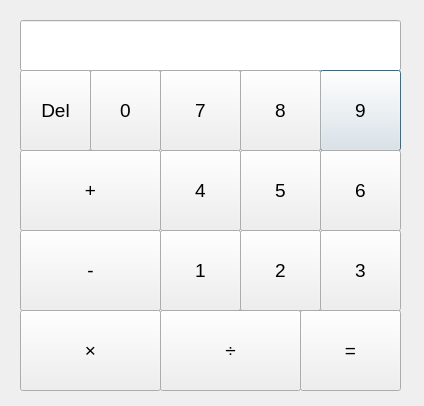
<?xml version="1.0" encoding="UTF-8"?>
<ui version="4.0">
 <class>Dialog</class>
 <widget class="QDialog" name="Dialog">
  <property name="enabled">
   <bool>true</bool>
  </property>
  <property name="geometry">
   <rect>
    <x>0</x>
    <y>0</y>
    <width>424</width>
    <height>406</height>
   </rect>
  </property>
  <property name="maximumSize">
   <size>
    <width>613</width>
    <height>16777215</height>
   </size>
  </property>
  <property name="windowTitle">
   <string>Dialog</string>
  </property>
  <widget class="QLineEdit" name="lineEdit">
   <property name="geometry">
    <rect>
     <x>20</x>
     <y>20</y>
     <width>381</width>
     <height>51</height>
    </rect>
   </property>
  </widget>
  <widget class="QPushButton" name="pushButton">
   <property name="geometry">
    <rect>
     <x>320</x>
     <y>70</y>
     <width>81</width>
     <height>81</height>
    </rect>
   </property>
   <property name="font">
    <font>
     <family>Arial</family>
     <pointsize>14</pointsize>
    </font>
   </property>
   <property name="text">
    <string>9</string>
   </property>
  </widget>
  <widget class="QPushButton" name="pushButton_2">
   <property name="geometry">
    <rect>
     <x>160</x>
     <y>150</y>
     <width>81</width>
     <height>81</height>
    </rect>
   </property>
   <property name="font">
    <font>
     <family>Arial</family>
     <pointsize>14</pointsize>
    </font>
   </property>
   <property name="text">
    <string>4</string>
   </property>
  </widget>
  <widget class="QPushButton" name="pushButton_3">
   <property name="geometry">
    <rect>
     <x>160</x>
     <y>230</y>
     <width>81</width>
     <height>81</height>
    </rect>
   </property>
   <property name="font">
    <font>
     <family>Arial</family>
     <pointsize>14</pointsize>
    </font>
   </property>
   <property name="text">
    <string>1</string>
   </property>
  </widget>
  <widget class="QPushButton" name="pushButton_4">
   <property name="geometry">
    <rect>
     <x>240</x>
     <y>70</y>
     <width>81</width>
     <height>81</height>
    </rect>
   </property>
   <property name="font">
    <font>
     <family>Arial</family>
     <pointsize>14</pointsize>
    </font>
   </property>
   <property name="text">
    <string>8</string>
   </property>
  </widget>
  <widget class="QPushButton" name="pushButton_5">
   <property name="geometry">
    <rect>
     <x>240</x>
     <y>150</y>
     <width>81</width>
     <height>81</height>
    </rect>
   </property>
   <property name="font">
    <font>
     <family>Arial</family>
     <pointsize>14</pointsize>
    </font>
   </property>
   <property name="text">
    <string>5</string>
   </property>
  </widget>
  <widget class="QPushButton" name="pushButton_6">
   <property name="geometry">
    <rect>
     <x>240</x>
     <y>230</y>
     <width>81</width>
     <height>81</height>
    </rect>
   </property>
   <property name="font">
    <font>
     <family>Arial</family>
     <pointsize>14</pointsize>
    </font>
   </property>
   <property name="text">
    <string>2</string>
   </property>
  </widget>
  <widget class="QPushButton" name="pushButton_7">
   <property name="geometry">
    <rect>
     <x>300</x>
     <y>310</y>
     <width>101</width>
     <height>81</height>
    </rect>
   </property>
   <property name="font">
    <font>
     <family>Arial</family>
     <pointsize>14</pointsize>
    </font>
   </property>
   <property name="text">
    <string>=</string>
   </property>
  </widget>
  <widget class="QPushButton" name="pushButton_8">
   <property name="geometry">
    <rect>
     <x>320</x>
     <y>230</y>
     <width>81</width>
     <height>81</height>
    </rect>
   </property>
   <property name="font">
    <font>
     <family>Arial</family>
     <pointsize>14</pointsize>
    </font>
   </property>
   <property name="text">
    <string>3</string>
   </property>
  </widget>
  <widget class="QPushButton" name="pushButton_9">
   <property name="geometry">
    <rect>
     <x>320</x>
     <y>150</y>
     <width>81</width>
     <height>81</height>
    </rect>
   </property>
   <property name="font">
    <font>
     <family>Arial</family>
     <pointsize>14</pointsize>
    </font>
   </property>
   <property name="text">
    <string>6</string>
   </property>
  </widget>
  <widget class="QPushButton" name="pushButton_10">
   <property name="geometry">
    <rect>
     <x>160</x>
     <y>70</y>
     <width>81</width>
     <height>81</height>
    </rect>
   </property>
   <property name="font">
    <font>
     <family>Arial</family>
     <pointsize>14</pointsize>
    </font>
   </property>
   <property name="text">
    <string>7</string>
   </property>
  </widget>
  <widget class="QPushButton" name="pushButton_11">
   <property name="geometry">
    <rect>
     <x>90</x>
     <y>70</y>
     <width>71</width>
     <height>81</height>
    </rect>
   </property>
   <property name="font">
    <font>
     <family>Arial</family>
     <pointsize>14</pointsize>
    </font>
   </property>
   <property name="text">
    <string>0</string>
   </property>
  </widget>
  <widget class="QPushButton" name="pushButton_12">
   <property name="geometry">
    <rect>
     <x>20</x>
     <y>70</y>
     <width>71</width>
     <height>81</height>
    </rect>
   </property>
   <property name="font">
    <font>
     <family>Arial</family>
     <pointsize>14</pointsize>
    </font>
   </property>
   <property name="text">
    <string>Del</string>
   </property>
  </widget>
  <widget class="QPushButton" name="pushButton_13">
   <property name="geometry">
    <rect>
     <x>20</x>
     <y>150</y>
     <width>141</width>
     <height>81</height>
    </rect>
   </property>
   <property name="font">
    <font>
     <family>Arial</family>
     <pointsize>14</pointsize>
    </font>
   </property>
   <property name="text">
    <string>+</string>
   </property>
  </widget>
  <widget class="QPushButton" name="pushButton_14">
   <property name="geometry">
    <rect>
     <x>20</x>
     <y>230</y>
     <width>141</width>
     <height>81</height>
    </rect>
   </property>
   <property name="font">
    <font>
     <family>Arial</family>
     <pointsize>14</pointsize>
    </font>
   </property>
   <property name="text">
    <string>-</string>
   </property>
  </widget>
  <widget class="QPushButton" name="pushButton_15">
   <property name="geometry">
    <rect>
     <x>20</x>
     <y>310</y>
     <width>141</width>
     <height>81</height>
    </rect>
   </property>
   <property name="font">
    <font>
     <family>Arial</family>
     <pointsize>14</pointsize>
    </font>
   </property>
   <property name="text">
    <string>×</string>
   </property>
  </widget>
  <widget class="QPushButton" name="pushButton_16">
   <property name="geometry">
    <rect>
     <x>160</x>
     <y>310</y>
     <width>141</width>
     <height>81</height>
    </rect>
   </property>
   <property name="font">
    <font>
     <family>Arial</family>
     <pointsize>14</pointsize>
    </font>
   </property>
   <property name="text">
    <string>÷</string>
   </property>
  </widget>
 </widget>
 <resources/>
 <connections>
  <connection>
   <sender>pushButton</sender>
   <signal>clicked()</signal>
   <receiver>Dialog</receiver>
   <slot>push_button()</slot>
   <hints>
    <hint type="sourcelabel">
     <x>379</x>
     <y>109</y>
    </hint>
    <hint type="destinationlabel">
     <x>379</x>
     <y>105</y>
    </hint>
   </hints>
  </connection>
  <connection>
   <sender>pushButton_10</sender>
   <signal>clicked()</signal>
   <receiver>Dialog</receiver>
   <slot>push_button_10()</slot>
   <hints>
    <hint type="sourcelabel">
     <x>217</x>
     <y>90</y>
    </hint>
    <hint type="destinationlabel">
     <x>224</x>
     <y>-24</y>
    </hint>
   </hints>
  </connection>
  <connection>
   <sender>pushButton_11</sender>
   <signal>clicked()</signal>
   <receiver>Dialog</receiver>
   <slot>push_button_11()</slot>
   <hints>
    <hint type="sourcelabel">
     <x>138</x>
     <y>112</y>
    </hint>
    <hint type="destinationlabel">
     <x>152</x>
     <y>-22</y>
    </hint>
   </hints>
  </connection>
  <connection>
   <sender>pushButton_12</sender>
   <signal>clicked()</signal>
   <receiver>Dialog</receiver>
   <slot>push_button_12()</slot>
   <hints>
    <hint type="sourcelabel">
     <x>52</x>
     <y>100</y>
    </hint>
    <hint type="destinationlabel">
     <x>72</x>
     <y>-16</y>
    </hint>
   </hints>
  </connection>
  <connection>
   <sender>pushButton_13</sender>
   <signal>clicked()</signal>
   <receiver>Dialog</receiver>
   <slot>push_button_13()</slot>
   <hints>
    <hint type="sourcelabel">
     <x>97</x>
     <y>171</y>
    </hint>
    <hint type="destinationlabel">
     <x>7</x>
     <y>153</y>
    </hint>
   </hints>
  </connection>
  <connection>
   <sender>pushButton_14</sender>
   <signal>clicked()</signal>
   <receiver>Dialog</receiver>
   <slot>push_button_14()</slot>
   <hints>
    <hint type="sourcelabel">
     <x>72</x>
     <y>264</y>
    </hint>
    <hint type="destinationlabel">
     <x>7</x>
     <y>246</y>
    </hint>
   </hints>
  </connection>
  <connection>
   <sender>pushButton_15</sender>
   <signal>clicked()</signal>
   <receiver>Dialog</receiver>
   <slot>push_button_15()</slot>
   <hints>
    <hint type="sourcelabel">
     <x>83</x>
     <y>346</y>
    </hint>
    <hint type="destinationlabel">
     <x>12</x>
     <y>332</y>
    </hint>
   </hints>
  </connection>
  <connection>
   <sender>pushButton_16</sender>
   <signal>clicked()</signal>
   <receiver>Dialog</receiver>
   <slot>push_button_16()</slot>
   <hints>
    <hint type="sourcelabel">
     <x>243</x>
     <y>356</y>
    </hint>
    <hint type="destinationlabel">
     <x>406</x>
     <y>339</y>
    </hint>
   </hints>
  </connection>
  <connection>
   <sender>pushButton_2</sender>
   <signal>clicked()</signal>
   <receiver>Dialog</receiver>
   <slot>push_button_2()</slot>
   <hints>
    <hint type="sourcelabel">
     <x>195</x>
     <y>177</y>
    </hint>
    <hint type="destinationlabel">
     <x>197</x>
     <y>-11</y>
    </hint>
   </hints>
  </connection>
  <connection>
   <sender>pushButton_3</sender>
   <signal>clicked()</signal>
   <receiver>Dialog</receiver>
   <slot>push_button_3()</slot>
   <hints>
    <hint type="sourcelabel">
     <x>188</x>
     <y>276</y>
    </hint>
    <hint type="destinationlabel">
     <x>175</x>
     <y>-4</y>
    </hint>
   </hints>
  </connection>
  <connection>
   <sender>pushButton_4</sender>
   <signal>clicked()</signal>
   <receiver>Dialog</receiver>
   <slot>push_button_4()</slot>
   <hints>
    <hint type="sourcelabel">
     <x>264</x>
     <y>113</y>
    </hint>
    <hint type="destinationlabel">
     <x>280</x>
     <y>0</y>
    </hint>
   </hints>
  </connection>
  <connection>
   <sender>pushButton_5</sender>
   <signal>clicked()</signal>
   <receiver>Dialog</receiver>
   <slot>push_button_5()</slot>
   <hints>
    <hint type="sourcelabel">
     <x>269</x>
     <y>186</y>
    </hint>
    <hint type="destinationlabel">
     <x>408</x>
     <y>24</y>
    </hint>
   </hints>
  </connection>
  <connection>
   <sender>pushButton_9</sender>
   <signal>clicked()</signal>
   <receiver>Dialog</receiver>
   <slot>push_button_6()</slot>
   <hints>
    <hint type="sourcelabel">
     <x>371</x>
     <y>185</y>
    </hint>
    <hint type="destinationlabel">
     <x>410</x>
     <y>60</y>
    </hint>
   </hints>
  </connection>
  <connection>
   <sender>pushButton_6</sender>
   <signal>clicked()</signal>
   <receiver>Dialog</receiver>
   <slot>push_button_9()</slot>
   <hints>
    <hint type="sourcelabel">
     <x>277</x>
     <y>258</y>
    </hint>
    <hint type="destinationlabel">
     <x>413</x>
     <y>102</y>
    </hint>
   </hints>
  </connection>
  <connection>
   <sender>pushButton_7</sender>
   <signal>clicked()</signal>
   <receiver>Dialog</receiver>
   <slot>push_button_7()</slot>
   <hints>
    <hint type="sourcelabel">
     <x>334</x>
     <y>350</y>
    </hint>
    <hint type="destinationlabel">
     <x>431</x>
     <y>292</y>
    </hint>
   </hints>
  </connection>
  <connection>
   <sender>pushButton_8</sender>
   <signal>clicked()</signal>
   <receiver>Dialog</receiver>
   <slot>push_button_8()</slot>
   <hints>
    <hint type="sourcelabel">
     <x>346</x>
     <y>258</y>
    </hint>
    <hint type="destinationlabel">
     <x>418</x>
     <y>233</y>
    </hint>
   </hints>
  </connection>
  <connection>
   <sender>lineEdit</sender>
   <signal>editingFinished()</signal>
   <receiver>Dialog</receiver>
   <slot>text_box()</slot>
   <hints>
    <hint type="sourcelabel">
     <x>310</x>
     <y>41</y>
    </hint>
    <hint type="destinationlabel">
     <x>8</x>
     <y>6</y>
    </hint>
   </hints>
  </connection>
 </connections>
 <slots>
  <slot>push_button()</slot>
  <slot>text_box()</slot>
  <slot>push_button_2()</slot>
  <slot>push_button_10()</slot>
  <slot>push_button_11()</slot>
  <slot>push_button_12()</slot>
  <slot>push_button_13()</slot>
  <slot>push_button_14()</slot>
  <slot>push_button_15()</slot>
  <slot>push_button_16()</slot>
  <slot>push_button_3()</slot>
  <slot>push_button_4()</slot>
  <slot>push_button_5()</slot>
  <slot>push_button_6()</slot>
  <slot>push_button_7()</slot>
  <slot>push_button_8()</slot>
  <slot>push_button_9()</slot>
 </slots>
</ui>
